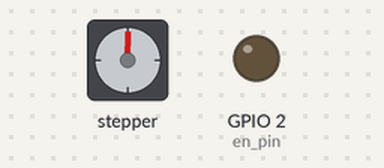
Bench run of a program on a simulated ESP32 board running MicroPython. Shown: stepper motor, output pins drawn as LEDs (lit = HIGH). The stepper is drawn at 200 steps a turn; pins used as bus, display or sensor lines are not drawn. At 10.0 s the program stops and its outputs stay as they are.

Above: at 0.1 s.
At 6.59 s:
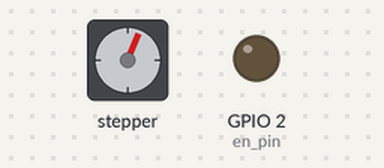
At 8.4 s:
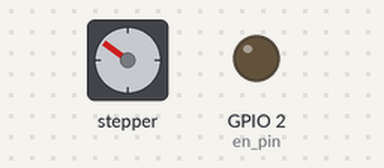
At 10.1 s:
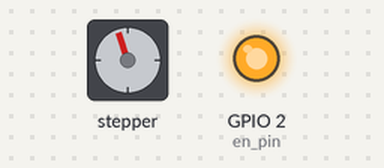
Timing chart, 0 to 11.5 s (numbered marks = the images above):
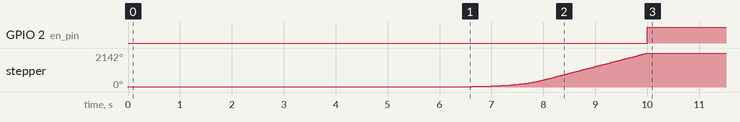

Measured:
- by itself, GPIO 2 (en_pin): LOW → HIGH at 10.0 s

The program:

step.py
```python
import uasyncio as asyncio
from machine import Pin

class AsyncStepper:
    def __init__(self, step_pin, dir_pin, en_pin=None, steps_per_sec=200,
                 invert_dir=False, invert_enable=False, accel=1000, max_speed=None):
        if not isinstance(step_pin, Pin):
            step_pin = Pin(step_pin, Pin.OUT)
        if not isinstance(dir_pin, Pin):
            dir_pin = Pin(dir_pin, Pin.OUT)
        if en_pin and not isinstance(en_pin, Pin):
            en_pin = Pin(en_pin, Pin.OUT)
        self.step_pin, self.dir_pin, self.en_pin = step_pin, dir_pin, en_pin

        self.invert_dir = invert_dir
        self.invert_enable = invert_enable
        self.steps_per_sec = steps_per_sec   # стартовая скорость
        self.target_speed = steps_per_sec    # к какой скорости идем
        self.max_speed = max_speed or steps_per_sec
        self.accel = accel                   # шагов/сек²

        self.current_speed = 0               # текущая скорость (шаг/сек)
        self.enabled = True
        self.pos = 0
        self.target_pos = 0
        self.target_reached = True
        self.free_run_mode = 0
        self._task = None
        self.enable(True)

    def enable(self, e):
        self.enabled = e
        if self.en_pin: self.en_pin.value(bool(e) ^ self.invert_enable)
        if not e: self.dir_pin.value(0)

    def step(self, d):
        if d == 0 or not self.enabled: return
        self.dir_pin.value(int(d > 0) ^ self.invert_dir)
        self.step_pin.value(1)
        self.step_pin.value(0)
        self.pos += 1 if d > 0 else -1

    def move_to(self, target):
        self.target_pos = target
        self.target_reached = False
        self.start_task()

    def free_run(self, direction, speed=None):
        self.free_run_mode = direction
        if speed:
            self.target_speed = min(abs(speed), self.max_speed)
        else:
            self.target_speed = self.steps_per_sec
        self.start_task()

    async def _run(self):
        try:
            while self.enabled and (self.free_run_mode != 0 or not self.target_reached):
                # разгон / торможение
                if self.current_speed < self.target_speed:
                    self.current_speed = min(self.current_speed + self.accel/ self.target_speed, self.target_speed)
                elif self.current_speed > self.target_speed:
                    self.current_speed = max(self.current_speed - self.accel/ self.target_speed, self.target_speed)

                if self.current_speed <= 0:
                    await asyncio.sleep(0)  # холостая итерация
                    continue

                # шаг
                if self.free_run_mode > 0:          self.step(1)
                elif self.free_run_mode < 0:        self.step(-1)
                elif self.target_pos > self.pos:    self.step(1)
                elif self.target_pos < self.pos:    self.step(-1)
                else: self.target_reached = True

                # задержка = 1 / скорость
                await asyncio.sleep(1 / self.current_speed)
        except asyncio.CancelledError:
            pass
        finally:
            self._task = None

    def start_task(self):
        if self._task is None:
            self._task = asyncio.create_task(self._run())

    def stop_task(self):
        if self._task:
            self._task.cancel()
            self._task = None
        self.free_run_mode = 0
        self.enable(False)


sr1 = AsyncStepper(en_pin=Pin(2, Pin.OUT, drive=Pin.DRIVE_3), step_pin=Pin(16, Pin.OUT, drive=Pin.DRIVE_3),
                    dir_pin=Pin(4, Pin.OUT, drive=Pin.DRIVE_3), steps_per_sec=5000, invert_enable=True)

async def main():
    sr1.free_run(1, speed=5000)
    await asyncio.sleep(5)
    sr1.target_speed = 500
    await asyncio.sleep(5)
    sr1.stop_task()


try: asyncio.run(main())
except KeyboardInterrupt:
    print('Program interrupted')
    sr1.stop_task()
```
